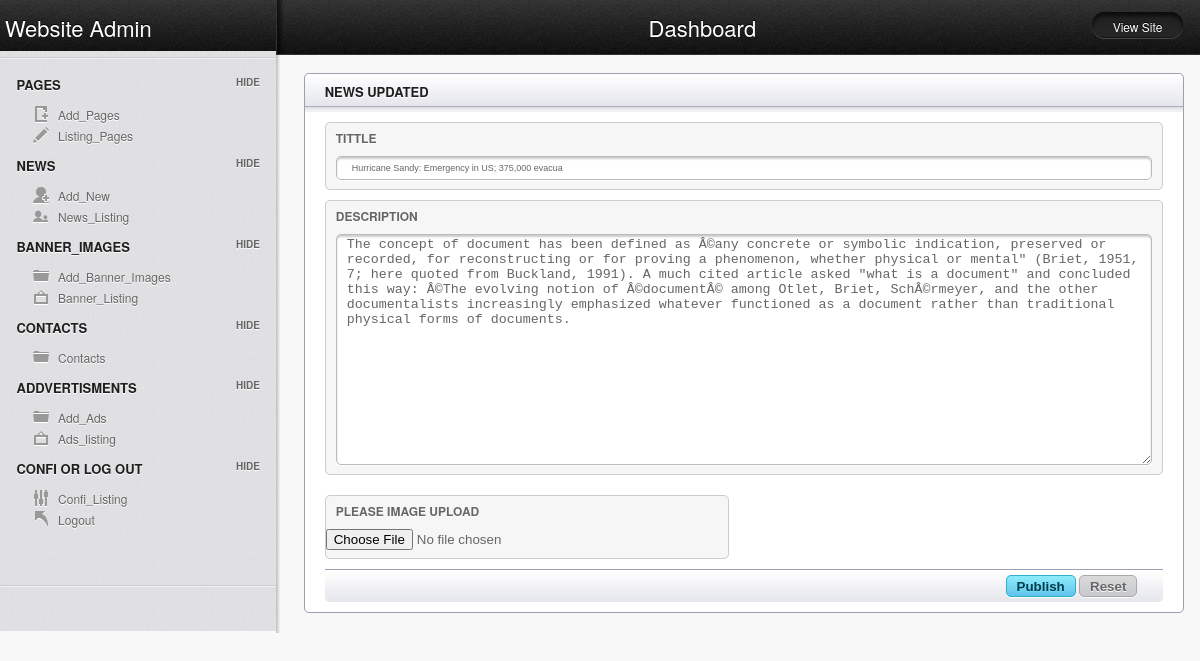
The page /admin/news_update.php?id=18 (signed in) on the database its author committed.
### tables this page shows
CREATE TABLE IF NOT EXISTS `news` (
  `id` int(11) NOT NULL AUTO_INCREMENT,
  `tittle` varchar(50) NOT NULL,
  `description` text NOT NULL,
  `image` varchar(255) NOT NULL,
  `status` enum('0','1') NOT NULL,
  `created` varchar(50) NOT NULL,
  `modified` varchar(50) NOT NULL,
  PRIMARY KEY (`id`)
);

### admin/news_update.php (the view, shortened to what this page needs)
<?php require("connection.php");
$id=$_GET['id'];
$dd="select * from news where id='".$id."' ";
$gg=mysql_query($dd);
$fr=mysql_fetch_assoc($gg);
$tittle=$fr['tittle'];
$description=$fr['description'];
?>
<!doctype html>
<html lang="en">
<head>
	<link href="all_one.css" rel="stylesheet">
	<link rel="stylesheet" href="css/layout.css" type="text/css" media="screen" />
</head>
<body>
<?php include("admin_header.php");?>
	<?php include("admin_left.php");?>
	<form action="" method="post" enctype="multipart/form-data">
	<section id="main" class="column">
<article class="module width_full">
			<header><h3>News Updated</h3></header>
				<div class="module_content">
				<fieldset>
					<label>Tittle</label>
			<input type="text" name="tittle" value="<?php echo $tittle?>"/><span class="validation"><?php echo $error_tittle ?></span>
						</fieldset>
				<fieldset>
							<label>description</label>
	<textarea name="description" rows="15" cols="15"><?php echo $description ?></textarea><span class="validation"><?php echo $error_description ?></span>
				</fieldset>
						<div class="clear">
						<fieldset style="width:48%; float:left;">
							<label>please Image Upload</label>
							<input type="file" name="image"style="width:92%;">
						</fieldset><div class="clear"></div>
				</div>
			<footer>
				<div class="submit_link">
					<input type="submit" name="Publish" value="Publish" class="alt_btn"/>
					<input type="submit" value="Reset"/>
				</div>
			</footer></div>
		</article>
		<div class="spacer"></div>
	</section>
</form>
</body>
</html>

### admin/all_one.css (style rules this page uses)
input[type="text"] { font-family: Verdana, Arial, Helvetica, sans-serif; font-size: 9px; border: 1px solid #006633; width:300px; height:25px; }

### admin/css/layout.css (style rules this page uses)
html, div, map, dt, isindex, form, header, aside, section, section, article, footer { display: block; }
html, body { height: 100%; margin: 0; padding: 0; font-family: "Helvetica Neue", Helvetica, Arial, Verdana, sans-serif; background: #F8F8F8; font-size: 12px; }
.clear { clear: both; }
.spacer { height: 20px; }
section#main { width: 77%; min-height: 500px; background: url(../images/sidebar_shadow.png) repeat-y left top; float: left; margin-top: -2px; }
#main h3 { color: #1F1F20; text-transform: uppercase; text-shadow: 0 1px 0 #fff; font-size: 13px; margin: 8px 20px; }
.module { border: 1px solid #9BA0AF; width: 100%; margin: 20px 3% 0 3%; margin-top: 20px; -webkit-border-radius: 5px; -moz-border-radius: 5px; border-radius: 5px; background: #ffffff; }
#main .module header h3 { display: block; width: 90%; float: left; }
.module header { height: 38px; width: 100%; background: #F1F1F4 url(../images/secondary_bar.png) repeat-x; -webkit-border-top-left-radius: 5px; -webkit-border-top-right-radius: 5px; -moz-border-radius-topleft: 5px; -moz-border-radius-topright: 5px; border-top-left-radius: 5px; border-top-right-radius: 5px; }
.module footer { height: 32px; width: 100%; border-top: 1px solid #9CA1B0; background: #F1F1F4 url(../images/module_footer_bg.png) repeat-x; -webkit-border-bottom-left-radius: 5px; -webkit-border-bottom-right-radius: 5px; -moz-border-radius-bottomleft: 5px; -moz-border-radius-bottomright: 5px; -webkit-border-bottom-left-radius: 5px; -webkit-border-bottom-right-radius: 5px; }
.module_content { margin: 10px 20px; color: #666; }
.width_full { width: 95%; }
input[type=submit] { background: #D0D1D4 url(../images/btn_submit.png) repeat-x; border: 1px solid #A8A9A8; -webkit-box-shadow: 0 1px 0 #fff; -moz-box-shadow: 0 1px 0 #fff; box-shadow: 0 1px 0 #fff; font-weight: bold; height: 22px; -webkit-border-radius: 5px; -moz-border-radius: 5px; border-radius: 5px; padding: 0 10px; color: #666; text-shadow: 0 1px 0 #fff; cursor: pointer; }
input[type=submit].alt_btn { background: #D0D1D4 url(../images/btn_submit_2.png) repeat-x; border: 1px solid#30B0C8; -webkit-box-shadow: 0 1px 0 #fff; -moz-box-shadow: 0 1px 0 #fff; box-shadow: 0 1px 0 #fff; font-weight: bold; height: 22px; -webkit-border-radius: 5px; -moz-border-radius: 5px; border-radius: 5px; padding: 0 10px; color: #003E49; text-shadow: 0 1px 0 #6CDCF9; cursor: pointer; }
fieldset { -webkit-border-radius: 5px; -moz-border-radius: 5px; border-radius: 5px; background: #F6F6F6; border: 1px solid #ccc; padding: 1% 0%; margin: 10px 0; }
fieldset label { display: block; float: left; width: 200px; height: 25px; line-height: 25px; text-shadow: 0 1px 0 #fff; font-weight: bold; padding-left: 10px; margin: -5px 0 5px 0; text-transform: uppercase; }
fieldset input[type=text] { -webkit-border-radius: 5px; -moz-border-radius: 5px; border-radius: 5px; border: 1px solid #BBBBBB; height: 20px; color: #666666; -webkit-box-shadow: inset 0 2px 2px #ccc, 0 1px 0 #fff; -moz-box-shadow: inset 0 2px 2px #ccc, 0 1px 0 #fff; box-shadow: inset 0 2px 2px #ccc, 0 1px 0 #fff; padding-left: 10px; background-position: 10px 6px; margin: 0; display: block; float: left; width: 96%; margin: 0 10px; }
fieldset textarea { -webkit-border-radius: 5px; -moz-border-radius: 5px; border-radius: 5px; border: 1px solid #BBBBBB; color: #666666; -webkit-box-shadow: inset 0 2px 2px #ccc, 0 1px 0 #fff; -moz-box-shadow: inset 0 2px 2px #ccc, 0 1px 0 #fff; box-shadow: inset 0 2px 2px #ccc, 0 1px 0 #fff; padding-left: 10px; background-position: 10px 6px; margin: 0 0.5%; display: block; float: left; width: 96%; margin: 0 10px; }
.submit_link { float: right; margin-right: 3%; padding: 5px 0; }

### rows shown on the page
news: tittle "Hurricane Sandy: Emergency in US; 375,000 evacua", description "The concept of document has been defined as Â©any concrete or symbolic indication, preserved or recorded, for reconstructing or for proving a phenomenon, whether physical or mental\" (Briet, 1951, 7; here quoted from Buckland, 1991). A much cited article asked \"what is a document\" and concluded this way: Â©The evolving notion of Â©documentÂ© among Otlet, Briet, SchÂ©rmeyer, and the other documentalists increasingly emphasized whatever functioned as a document rather than traditional physical forms of documents."
